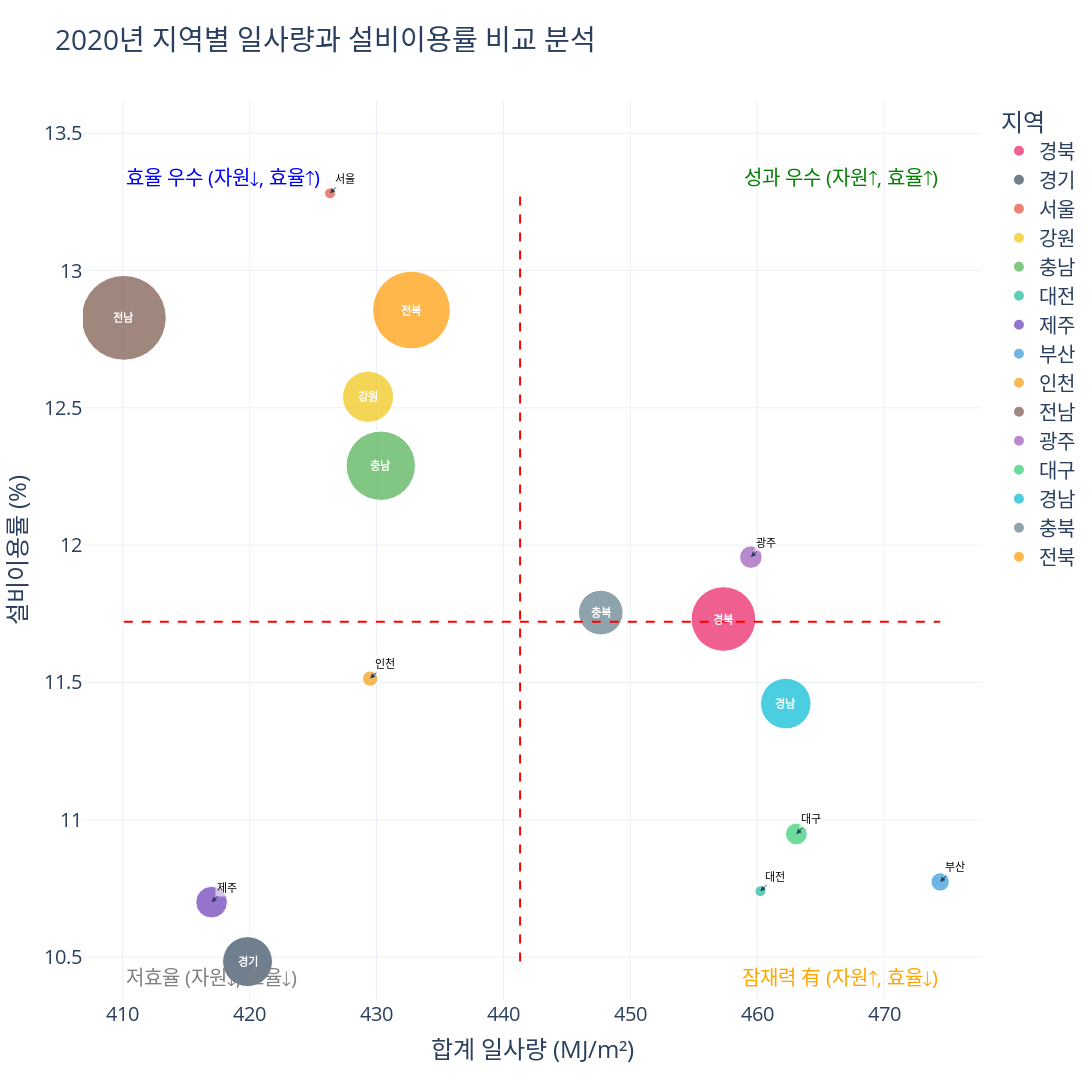

Notebook code cell kept with this figure:
### Code cell
# 이용률 / 일사량 버블 차트 시각화

df = pd.read_excel("dataset/최종일사량합친데이터.xlsx")
df_2024 = df[df["연도"] == 2020].copy()

# 버블 크기 (설비용량 기반, 최소값 보정)
df_2024["설비용량"] = df_2024["설비용량(MW)"].apply(lambda v: max(50, float(v)))

# 숫자형 변환
x = pd.to_numeric(df_2024["일사량(MJ/m2)"], errors="coerce")
y = pd.to_numeric(df_2024["설비이용률(%)"], errors="coerce")

xmin, xmax = float(x.min()), float(x.max())
ymin, ymax = float(y.min()), float(y.max())
padx = (xmax - xmin) * 0.05
pady = (ymax - ymin) * 0.05

mean_x = x.mean()
mean_y = y.mean()

# color map 설정
color_map = {
    "서울": "#E74C3C",
    "부산": "#3498DB",
    "대구": "#2ECC71",
    "인천": "#F39C12",
    "광주": "#9B59B6",
    "대전": "#1ABC9C",
    "울산": "#E67E22",
    "경기": "#34495E",
    "강원": "#F1C40F",
    "경북": "#E91E63",
    "경남": "#00BCD4",
    "전북": "#FF9800",
    "전남": "#795548",
    "충북": "#607D8B",
    "충남": "#4CAF50",
    "제주": "#673AB7"
}

# 산점도
fig = px.scatter(
    df_2024,
    x="일사량(MJ/m2)",
    y="설비이용률(%)",
    size="설비용량",
    color="지역",
    hover_name="지역",
    text="지역",
    size_max=60,
    title="2020년 지역별 일사량과 설비이용률 비교 분석",
    color_discrete_map=color_map
)

# 기본 텍스트 제거 (조건부로 다시 추가)
fig.update_traces(text=None)

# 큰/작은 버블 라벨 처리
THRESH = 500  # 작은 버블 기준 (MW)

for _, row in df_2024.iterrows():
    if row["설비용량"] >= THRESH:
        # 큰 버블 → 중앙에 흰 글자(굵게 보이게 HTML 태그 사용)
        fig.add_annotation(
            x=row["일사량(MJ/m2)"],
            y=row["설비이용률(%)"],
            text=f"<b>{row['지역']}</b>",
            showarrow=False,
            font=dict(color="white", size=11)
        )
    else:
        # 작은 버블 → 바깥쪽 라벨 + 화살표
        fig.add_annotation(
            x=row["일사량(MJ/m2)"],
            y=row["설비이용률(%)"],
            text=row["지역"],
            showarrow=True, arrowhead=2,
            ax=15, ay=-15,
            font=dict(color="black", size=11),
            bgcolor="rgba(255,255,255,0.6)"
        )

# 크기 설정
fig.update_layout(width=1440,height=1080, font=dict(size=20))

# 평균선
fig.add_shape(type="line", x0=mean_x, y0=ymin, x1=mean_x, y1=ymax,
                line=dict(color="red", dash="dash", width=2))
fig.add_shape(type="line", x0=xmin, y0=mean_y, x1=xmax, y1=mean_y,
                line=dict(color="red", dash="dash", width=2))

# 사분면 라벨
fig.add_annotation(x=xmax, y=ymax, text="성과 우수 (자원↑, 효율↑)",
                    showarrow=False, font=dict(color="green"), xanchor="right", yanchor="bottom")
fig.add_annotation(x=xmin, y=ymax, text="효율 우수 (자원↓, 효율↑)",
                    showarrow=False, font=dict(color="blue"), xanchor="left", yanchor="bottom")
fig.add_annotation(x=xmax, y=ymin, text="잠재력 有 (자원↑, 효율↓)",
                    showarrow=False, font=dict(color="orange"), xanchor="right", yanchor="top")
fig.add_annotation(x=xmin, y=ymin, text="저효율 (자원↓, 효율↓)",
                    showarrow=False, font=dict(color="grey"), xanchor="left", yanchor="top")

# 축 범위
fig.update_xaxes(range=[xmin - padx, xmax + padx], title="합계 일사량 (MJ/m²)")
fig.update_yaxes(range=[ymin - pady, ymax + pady + 0.2], title="설비이용률 (%)")
fig.update_layout(template="plotly_white")

fig.show()

### Figure 1 — Plotly figure (JSON) as saved in the notebook; plotly's stock layout.template omitted (floating-point values rounded to 4 significant figures)
{"data": [{"hovertemplate": "<b>%{hovertext}</b><br><br>지역=%{text}<br>일사량(MJ/m2)=%{x}<br>설비이용률(%)=%{y}<br>설비용량=%{marker.size}<extra></extra>", "hovertext": ["경북"], "legendgroup": "경북", "marker": {"color": "#E91E63", "size": [1771.0], "sizemode": "area", "sizeref": 0.8483, "symbol": "circle"}, "mode": "markers+text", "name": "경북", "orientation": "v", "showlegend": true, "type": "scatter", "x": [457.3], "xaxis": "x", "y": [11.73], "yaxis": "y"}, {"hovertemplate": "<b>%{hovertext}</b><br><br>지역=%{text}<br>일사량(MJ/m2)=%{x}<br>설비이용률(%)=%{y}<br>설비용량=%{marker.size}<extra></extra>", "hovertext": ["경기"], "legendgroup": "경기", "marker": {"color": "#34495E", "size": [1056.0], "sizemode": "area", "sizeref": 0.8483, "symbol": "circle"}, "mode": "markers+text", "name": "경기", "orientation": "v", "showlegend": true, "type": "scatter", "x": [419.8], "xaxis": "x", "y": [10.48], "yaxis": "y"}, {"hovertemplate": "<b>%{hovertext}</b><br><br>지역=%{text}<br>일사량(MJ/m2)=%{x}<br>설비이용률(%)=%{y}<br>설비용량=%{marker.size}<extra></extra>", "hovertext": ["서울"], "legendgroup": "서울", "marker": {"color": "#E74C3C", "size": [50.0], "sizemode": "area", "sizeref": 0.8483, "symbol": "circle"}, "mode": "markers+text", "name": "서울", "orientation": "v", "showlegend": true, "type": "scatter", "x": [426.3], "xaxis": "x", "y": [13.28], "yaxis": "y"}, {"hovertemplate": "<b>%{hovertext}</b><br><br>지역=%{text}<br>일사량(MJ/m2)=%{x}<br>설비이용률(%)=%{y}<br>설비용량=%{marker.size}<extra></extra>", "hovertext": ["강원"], "legendgroup": "강원", "marker": {"color": "#F1C40F", "size": [1105.0], "sizemode": "area", "sizeref": 0.8483, "symbol": "circle"}, "mode": "markers+text", "name": "강원", "orientation": "v", "showlegend": true, "type": "scatter", "x": [429.3], "xaxis": "x", "y": [12.54], "yaxis": "y"}, {"hovertemplate": "<b>%{hovertext}</b><br><br>지역=%{text}<br>일사량(MJ/m2)=%{x}<br>설비이용률(%)=%{y}<br>설비용량=%{marker.size}<extra></extra>", "hovertext": ["충남"], "legendgroup": "충남", "marker": {"color": "#4CAF50", "size": [2038.0], "sizemode": "area", "sizeref": 0.8483, "symbol": "circle"}, "mode": "markers+text", "name": "충남", "orientation": "v", "showlegend": true, "type": "scatter", "x": [430.3], "xaxis": "x", "y": [12.29], "yaxis": "y"}, {"hovertemplate": "<b>%{hovertext}</b><br><br>지역=%{text}<br>일사량(MJ/m2)=%{x}<br>설비이용률(%)=%{y}<br>설비용량=%{marker.size}<extra></extra>", "hovertext": ["대전"], "legendgroup": "대전", "marker": {"color": "#1ABC9C", "size": [50.0], "sizemode": "area", "sizeref": 0.8483, "symbol": "circle"}, "mode": "markers+text", "name": "대전", "orientation": "v", "showlegend": true, "type": "scatter", "x": [460.2], "xaxis": "x", "y": [10.74], "yaxis": "y"}, {"hovertemplate": "<b>%{hovertext}</b><br><br>지역=%{text}<br>일사량(MJ/m2)=%{x}<br>설비이용률(%)=%{y}<br>설비용량=%{marker.size}<extra></extra>", "hovertext": ["제주"], "legendgroup": "제주", "marker": {"color": "#673AB7", "size": [425.0], "sizemode": "area", "sizeref": 0.8483, "symbol": "circle"}, "mode": "markers+text", "name": "제주", "orientation": "v", "showlegend": true, "type": "scatter", "x": [417.0], "xaxis": "x", "y": [10.7], "yaxis": "y"}, {"hovertemplate": "<b>%{hovertext}</b><br><br>지역=%{text}<br>일사량(MJ/m2)=%{x}<br>설비이용률(%)=%{y}<br>설비용량=%{marker.size}<extra></extra>", "hovertext": ["부산"], "legendgroup": "부산", "marker": {"color": "#3498DB", "size": [144.0], "sizemode": "area", "sizeref": 0.8483, "symbol": "circle"}, "mode": "markers+text", "name": "부산", "orientation": "v", "showlegend": true, "type": "scatter", "x": [474.4], "xaxis": "x", "y": [10.77], "yaxis": "y"}, {"hovertemplate": "<b>%{hovertext}</b><br><br>지역=%{text}<br>일사량(MJ/m2)=%{x}<br>설비이용률(%)=%{y}<br>설비용량=%{marker.size}<extra></extra>", "hovertext": ["인천"], "legendgroup": "인천", "marker": {"color": "#F39C12", "size": [100.0], "sizemode": "area", "sizeref": 0.8483, "symbol": "circle"}, "mode": "markers+text", "name": "인천", "orientation": "v", "showlegend": true, "type": "scatter", "x": [429.5], "xaxis": "x", "y": [11.51], "yaxis": "y"}, {"hovertemplate": "<b>%{hovertext}</b><br><br>지역=%{text}<br>일사량(MJ/m2)=%{x}<br>설비이용률(%)=%{y}<br>설비용량=%{marker.size}<extra></extra>", "hovertext": ["전남"], "legendgroup": "전남", "marker": {"color": "#795548", "size": [3054.0], "sizemode": "area", "sizeref": 0.8483, "symbol": "circle"}, "mode": "markers+text", "name": "전남", "orientation": "v", "showlegend": true, "type": "scatter", "x": [410.1], "xaxis": "x", "y": [12.83], "yaxis": "y"}, {"hovertemplate": "<b>%{hovertext}</b><br><br>지역=%{text}<br>일사량(MJ/m2)=%{x}<br>설비이용률(%)=%{y}<br>설비용량=%{marker.size}<extra></extra>", "hovertext": ["광주"], "legendgroup": "광주", "marker": {"color": "#9B59B6", "size": [215.0], "sizemode": "area", "sizeref": 0.8483, "symbol": "circle"}, "mode": "markers+text", "name": "광주", "orientation": "v", "showlegend": true, "type": "scatter", "x": [459.5], "xaxis": "x", "y": [11.96], "yaxis": "y"}, {"hovertemplate": "<b>%{hovertext}</b><br><br>지역=%{text}<br>일사량(MJ/m2)=%{x}<br>설비이용률(%)=%{y}<br>설비용량=%{marker.size}<extra></extra>", "hovertext": ["대구"], "legendgroup": "대구", "marker": {"color": "#2ECC71", "size": [200.0], "sizemode": "area", "sizeref": 0.8483, "symbol": "circle"}, "mode": "markers+text", "name": "대구", "orientation": "v", "showlegend": true, "type": "scatter", "x": [463.1], "xaxis": "x", "y": [10.95], "yaxis": "y"}, {"hovertemplate": "<b>%{hovertext}</b><br><br>지역=%{text}<br>일사량(MJ/m2)=%{x}<br>설비이용률(%)=%{y}<br>설비용량=%{marker.size}<extra></extra>", "hovertext": ["경남"], "legendgroup": "경남", "marker": {"color": "#00BCD4", "size": [1085.0], "sizemode": "area", "sizeref": 0.8483, "symbol": "circle"}, "mode": "markers+text", "name": "경남", "orientation": "v", "showlegend": true, "type": "scatter", "x": [462.2], "xaxis": "x", "y": [11.42], "yaxis": "y"}, {"hovertemplate": "<b>%{hovertext}</b><br><br>지역=%{text}<br>일사량(MJ/m2)=%{x}<br>설비이용률(%)=%{y}<br>설비용량=%{marker.size}<extra></extra>", "hovertext": ["충북"], "legendgroup": "충북", "marker": {"color": "#607D8B", "size": [846.0], "sizemode": "area", "sizeref": 0.8483, "symbol": "circle"}, "mode": "markers+text", "name": "충북", "orientation": "v", "showlegend": true, "type": "scatter", "x": [447.7], "xaxis": "x", "y": [11.75], "yaxis": "y"}, {"hovertemplate": "<b>%{hovertext}</b><br><br>지역=%{text}<br>일사량(MJ/m2)=%{x}<br>설비이용률(%)=%{y}<br>설비용량=%{marker.size}<extra></extra>", "hovertext": ["전북"], "legendgroup": "전북", "marker": {"color": "#FF9800", "size": [2559.0], "sizemode": "area", "sizeref": 0.8483, "symbol": "circle"}, "mode": "markers+text", "name": "전북", "orientation": "v", "showlegend": true, "type": "scatter", "x": [432.8], "xaxis": "x", "y": [12.86], "yaxis": "y"}], "layout": {"annotations": [{"font": {"color": "white", "size": 11}, "showarrow": false, "text": "<b>경북</b>", "x": 457.3, "y": 11.73}, {"font": {"color": "white", "size": 11}, "showarrow": false, "text": "<b>경기</b>", "x": 419.8, "y": 10.48}, {"arrowhead": 2, "ax": 15, "ay": -15, "bgcolor": "rgba(255,255,255,0.6)", "font": {"color": "black", "size": 11}, "showarrow": true, "text": "서울", "x": 426.3, "y": 13.28}, {"font": {"color": "white", "size": 11}, "showarrow": false, "text": "<b>강원</b>", "x": 429.3, "y": 12.54}, {"font": {"color": "white", "size": 11}, "showarrow": false, "text": "<b>충남</b>", "x": 430.3, "y": 12.29}, {"arrowhead": 2, "ax": 15, "ay": -15, "bgcolor": "rgba(255,255,255,0.6)", "font": {"color": "black", "size": 11}, "showarrow": true, "text": "대전", "x": 460.2, "y": 10.74}, {"arrowhead": 2, "ax": 15, "ay": -15, "bgcolor": "rgba(255,255,255,0.6)", "font": {"color": "black", "size": 11}, "showarrow": true, "text": "제주", "x": 417, "y": 10.7}, {"arrowhead": 2, "ax": 15, "ay": -15, "bgcolor": "rgba(255,255,255,0.6)", "font": {"color": "black", "size": 11}, "showarrow": true, "text": "부산", "x": 474.4, "y": 10.77}, {"arrowhead": 2, "ax": 15, "ay": -15, "bgcolor": "rgba(255,255,255,0.6)", "font": {"color": "black", "size": 11}, "showarrow": true, "text": "인천", "x": 429.5, "y": 11.51}, {"font": {"color": "white", "size": 11}, "showarrow": false, "text": "<b>전남</b>", "x": 410.1, "y": 12.83}, {"arrowhead": 2, "ax": 15, "ay": -15, "bgcolor": "rgba(255,255,255,0.6)", "font": {"color": "black", "size": 11}, "showarrow": true, "text": "광주", "x": 459.5, "y": 11.96}, {"arrowhead": 2, "ax": 15, "ay": -15, "bgcolor": "rgba(255,255,255,0.6)", "font": {"color": "black", "size": 11}, "showarrow": true, "text": "대구", "x": 463.1, "y": 10.95}, {"font": {"color": "white", "size": 11}, "showarrow": false, "text": "<b>경남</b>", "x": 462.2, "y": 11.42}, {"font": {"color": "white", "size": 11}, "showarrow": false, "text": "<b>충북</b>", "x": 447.7, "y": 11.75}, {"font": {"color": "white", "size": 11}, "showarrow": false, "text": "<b>전북</b>", "x": 432.8, "y": 12.86}, {"font": {"color": "green"}, "showarrow": false, "text": "성과 우수 (자원↑, 효율↑)", "x": 474.4, "xanchor": "right", "y": 13.28, "yanchor": "bottom"}, {"font": {"color": "blue"}, "showarrow": false, "text": "효율 우수 (자원↓, 효율↑)", "x": 410.1, "xanchor": "left", "y": 13.28, "yanchor": "bottom"}, {"font": {"color": "orange"}, "showarrow": false, "text": "잠재력 有 (자원↑, 효율↓)", "x": 474.4, "xanchor": "right", "y": 10.48, "yanchor": "top"}, {"font": {"color": "grey"}, "showarrow": false, "text": "저효율 (자원↓, 효율↓)", "x": 410.1, "xanchor": "left", "y": 10.48, "yanchor": "top"}], "font": {"size": 20}, "height": 1080, "legend": {"itemsizing": "constant", "title": {"text": "지역"}, "tracegroupgap": 0}, "shapes": [{"line": {"color": "red", "dash": "dash", "width": 2}, "type": "line", "x0": 441.3, "x1": 441.3, "y0": 10.48, "y1": 13.28}, {"line": {"color": "red", "dash": "dash", "width": 2}, "type": "line", "x0": 410.1, "x1": 474.4, "y0": 11.72, "y1": 11.72}], "title": {"text": "2020년 지역별 일사량과 설비이용률 비교 분석"}, "width": 1440, "xaxis": {"anchor": "y", "domain": [0, 1], "range": [406.9, 477.6], "title": {"text": "합계 일사량 (MJ/m²)"}}, "yaxis": {"anchor": "x", "domain": [0, 1], "range": [10.34, 13.62], "title": {"text": "설비이용률 (%)"}}}}
